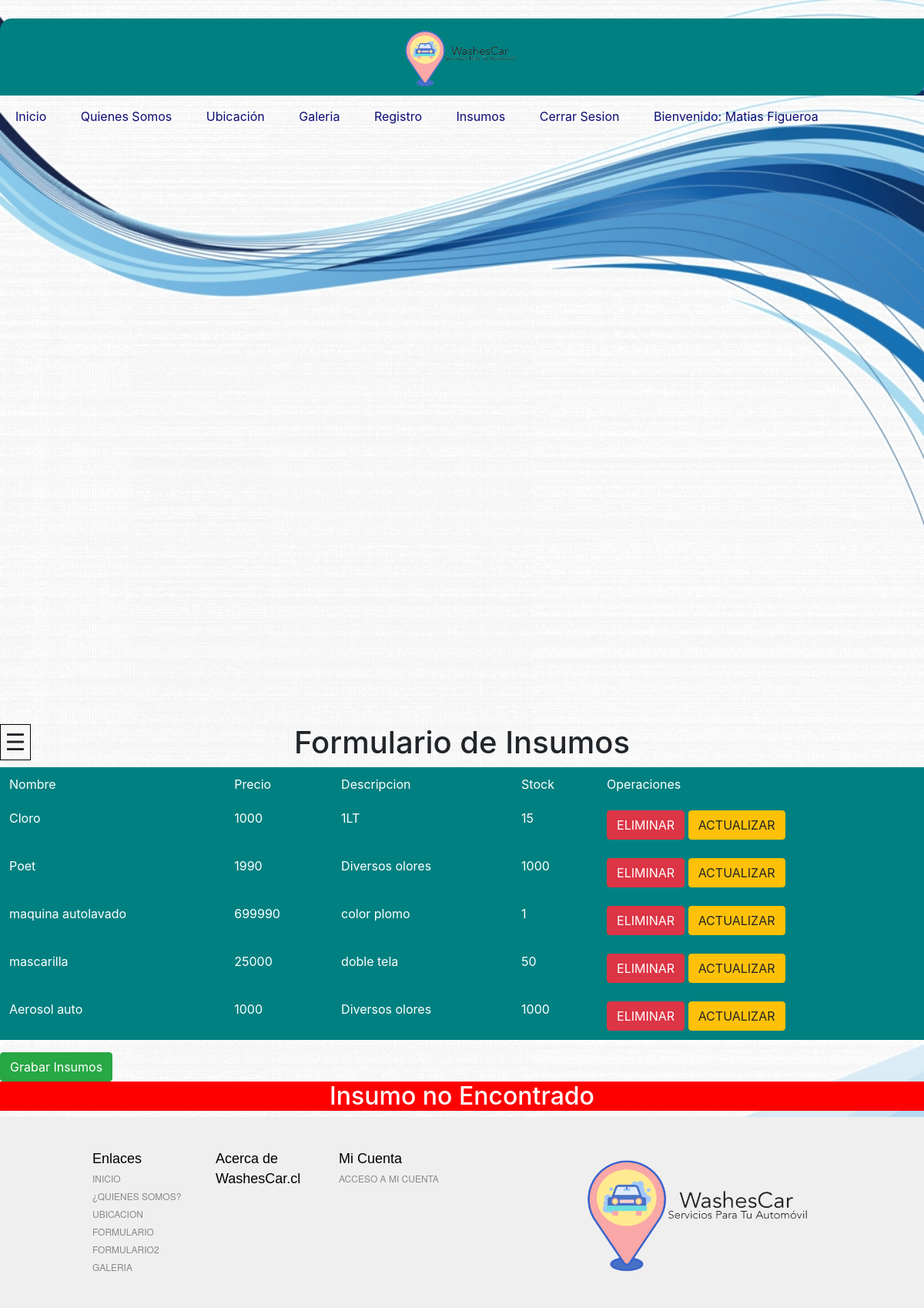
Screenshot of /buscar/1/ (signed in) with the database file from the repository.
### washescar/models.py (models this page shows, shortened)
class Insumos(models.Model):
    id = models.IntegerField(primary_key=True)
    nombre = models.TextField()
    precio = models.IntegerField()
    descripcion = models.TextField()
    stock = models.IntegerField()

### washescar/views.py (the view)
# urls.py: path('buscar/<id>/',busqueda_mod,name='BUSCAR'),
@login_required(login_url='/login/')
@permission_required('washescar.view_insumos',login_url='/login/')
def busqueda_mod(request,id):
    try:
        insumo = Insumos.objects.get(nombre=id)
        return render(request,'web/mod_insumos.html',{'insumo':insumo})
    except:
        msg='Insumo no Encontrado'
    insumos = Insumos.objects.all()
    return render(request,'web/admin_insumos.html',{'lista_insumos':insumos,'msg':msg})

### washescar/templates/web/admin_insumos.html (shortened to what this page needs)
﻿ {% extends "web/plantilla.html" %}
{% load static %}
    {%  block estilos %}
      <link rel="stylesheet" href="https://cdn.jsdelivr.net/npm/bootstrap@4.5.3/dist/css/bootstrap.min.css">
    {% endblock estilos %}
    {%  block contenido %}
      <div class="contenido" >
        <div id="boton-menu">
            <span id="abrir" class="abrir-cerrar" href="javascript:void(0)" onclick="mostrar()">&#9776;</span><span id="cerrar" class="abrir-cerrar" href="#" onclick="ocultar()">&#9776;</span>
        </div>
        <h1 style="text-align: center;">Formulario de Insumos</h1>
        <table style="background-color: teal;" class="table table-borderless table-dark" >
            <tr>
                <td>Nombre</td>
                <td>Precio</td>
                <td>Descripcion</td>
                <td>Stock</td>
                <td>Operaciones</td>
            </tr>
            {% for item in lista_insumos %}
            <tr>
                <td>{{item.nombre}}</td>
                <td>{{item.precio}}</td>
                <td>{{item.descripcion}}</td>
                <td>{{item.stock}}</td>
                <td>
                    <button type="button" class="btn btn-danger" onclick="eliminar('{{item.nombre}}')">ELIMINAR</button>
                    <button type="button" class="btn btn-warning" onclick="modificar('{{item.nombre}}')">ACTUALIZAR</button>
                </td>
            </tr>
            {% endfor %}
        </table>
        <button type="button" onclick=AgregarInsumos() class="btn btn-success">Grabar Insumos</button>
      </div>
<div style="background-color: red; color: white; text-align: center; font-size: 10px; position: relative;">
    <h2>{{msg}}</h2>
</div>
{% endblock contenido %}

### washescar/templates/web/plantilla.html (shortened to what this page needs)
<!DOCTYPE html>
<html lang="es">
<head>
  {% load static %}
    <link rel="stylesheet" href="{% static 'css/main.css' %}">
    {% block estilos %}
    {% endblock estilos %}
</head>
<body background="{% static 'img/fondopag.jpg' %}">
    <header>
      <img id="logoH" src="{% static 'img/washesLogo.png' %}" width="42" height="42" >
    </header>
    <nav>
        <ol class="menu">
              <li><a href="{% url 'IND' %}">Inicio</a></li>
              <li><a href="{% url 'QUIENES' %}">Quienes Somos</a></li>
              <li><a href="{% url 'UBI' %}">Ubicación</a></li>
              <li><a href="{% url 'GAL' %}">Galeria</a></li>
               <li><a href="{% url 'FOR' %}">Registro</a></li>
              {% if user.is_authenticated %}
                <li><a href="{% url 'FORDOS' %}">Insumos</a></li>
                <li> <a href="{% url 'SALIR' %}">Cerrar Sesion</a></li>
                <li> <a href="">Bienvenido: {{user.first_name}} {{user.last_name}}</a> </li>
              {% else %}
                <li><a href="{% url 'LOG' %}">Iniciar Sesion</a></li>
              {% endif %}
        </ol>
    </nav>
        {% block contenido %}
        {% endblock contenido %}
            <footer>
                <div class="footer-gray">
                  <div class="footer-custom">
                    <div class="footer-lists">
                      <div class="footer-list-wrap">
                        <h6 class="ftr-hdr">Enlaces</h6>
                        <ul class="ftr-links-sub">
                        <li><a href="{% url 'IND' %}" rel="nofollow">Inicio</a></li>
                          <li><a href="quienes_somos.html" rel="nofollow">¿Quienes Somos?</a></li>
                          <li><a href="ubicacion.html" rel="nofollow">Ubicacion</a></li>
                          <li><a href="formulario.html" rel="nofollow">Formulario</a></li>
                          <li><a href="formulario2.html">Formulario2</a></li>
                          <li><a href="galeria.html" rel="nofollow">Galeria</a></li>
                        </ul>
                      </div>
                      <div class="footer-list-wrap">
                        <h6 class="ftr-hdr">Acerca de  WashesCar.cl</h6>
                      </div>
                      <div class="footer-list-wrap">
                        <h6 class="ftr-hdr">Mi Cuenta</h6>
                        <ul class="ftr-links-sub">
                          <art:content rule="!loggedin">
                            <li class="ftr-Login"><span class="link login-trigger">Acceso a Mi Cuenta</span></li>
                          </art:content>
                        </ul>
                      </div>
                    </div>
                    <div>
                       <img src="{% static 'img/washesLogo.png' %}" width="300" height="200" alt="">
                    </div>
                  </div>
                </div>
              </footer>
</body>
</html>

### washescar/static/css/main.css (style rules this page uses)
body { font-family: 'Segoe UI', Tahoma, Geneva, Verdana, sans-serif; font-size: 100%; background-attachment: fixed; min-height: 100%; min-width: 100%; background-size: cover; }
header { background-color: teal; height: 100px; width: 100%; border-radius: 15px 0px 15px 0px; background-attachment: fixed; }
#logoH { display: flex; width: 150px; height: 100px; margin-left: auto; margin-right: auto; }
nav { margin: 0%; }
.menu { background: url("imagenes/fondopag.jpg"); width: auto; color: rgb(14, 119, 5); margin-top: 5px auto; min-height: 100%; min-width: 100%; background-size: cover; }
.menu >li { position: relative; display: inline-block; }
.menu >li >a { display: block; padding: 15px 20px; color: rgb(13, 13, 116); text-decoration: none; }
.abrir-cerrar { display: block; width: 40px; text-align: center; font-size: 30px; border: 1px solid #000; position: fixed; cursor: pointer; }
footer { transition: all 500ms linear; }
.footer-gray { background-color: #EFEFEF; width: 100%; }
.footer-custom { color: #888; font: normal normal 12px/1.4 "HelveticaNeue-Light", "Helvetica Neue Light", "Helvetica Neue", Helvetica, Arial, "Lucida Grande", sans-serif; max-width: 1008px; box-sizing: border-box; margin: 0 auto; padding: 24px; }
.footer-custom:after { display: table; clear: both; content: ""; }
.footer-lists:after { display: table; clear: both; content: ""; }
.ftr-hdr { color: #000; font: 22px/1.4 'BebasNeueRegular', BebasNeue, 'Bebas Neue', Arial, sans-serif; margin: 1em 0 0; }
@media only screen and (min-width: 768px) { .ftr-hdr { font-size: 18px; } }
.footer-list-wrap { width: 50%; float: left; box-sizing: border-box; }
@media only screen and (min-width: 568px) { .footer-list-wrap { width: 33.3333%; } }
@media only screen and (min-width: 768px) { .footer-list-wrap { width: 25%; } }
.ftr-links-sub { padding: 0; margin: 0; }
.ftr-links-sub:after { display: table; clear: both; content: ""; }
.ftr-links-sub li { display: block; list-style-type: none; margin: 0; padding: 3px 0; color: #888; font: normal normal 12px "HelveticaNeue-Light", "Helvetica Neue Light", "Helvetica Neue", Helvetica, Arial, "Lucida Grande", sans-serif; text-transform: uppercase; }
.footer-custom a, .footer-custom a:link, .footer-custom a:visited, .ftr-links-sub li .link { text-decoration: none; color: #888; padding: 5px 0; display: block; }
@media only screen and (min-width: 768px) { .footer-custom a, .footer-custom a:link, .footer-custom a:visited, .ftr-links-sub li .link { padding: 0; } }
@media only screen and (min-width: 768px) { .footer-lists { width: 100%; } }
@media only screen and (min-width: 1008px) { .footer-lists { width: 66.6666%; float: left; } }

### rows the page displays
Insumos: nombre "Cloro", precio "1000", descripcion "1LT", stock "15"
Insumos: nombre "Poet", precio "1990", descripcion "Diversos olores", stock "1000"
Insumos: nombre "maquina autolavado", precio "699990", descripcion "color plomo", stock "1"
Insumos: nombre "mascarilla", precio "25000", descripcion "doble tela", stock "50"
Insumos: nombre "Aerosol auto", precio "1000", descripcion "Diversos olores", stock "1000"

### other values shown
{{ user.first_name }} "Matias"
{{ user.last_name }} "Figueroa"
{{ msg }} "Insumo no Encontrado"
